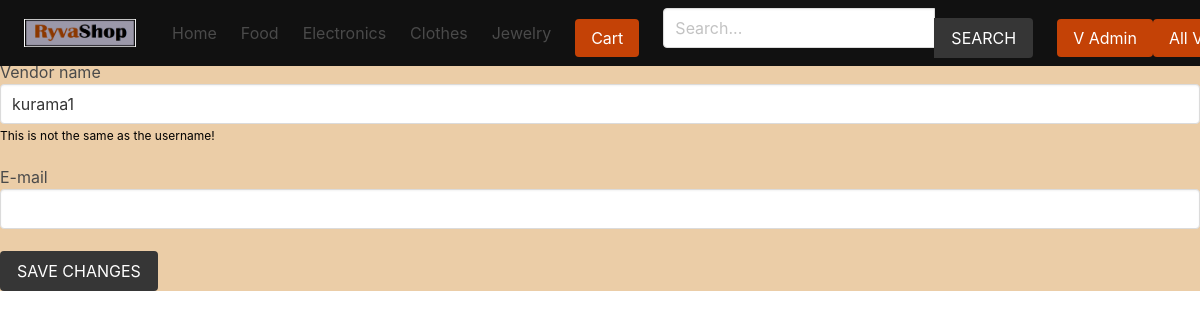
/vendor/edit-vendor/ (signed in), run on the app's committed database.
### product/models.py (models this page shows, shortened)
class Category(models.Model):
    title = models.CharField(max_length=50)
    slug = models.SlugField(max_length=55)
    ordering = models.IntegerField(default=0)
    class Meta:
        ordering = ['ordering']

### vendor/models.py (models this page shows, shortened)
class Vendor(models.Model):
    name = models.CharField(max_length=255)
    created_at = models.DateTimeField(auto_now_add=True)
    created_by = models.OneToOneField(User, related_name='vendor', on_delete=models.CASCADE)
    class Meta:
        ordering = ['name']

### vendor/views.py (the view, shortened to what this page needs)
# urls.py: path('edit-vendor/', views.edit_vendor, name="edit-vendor"),
@login_required
def edit_vendor(request):
    vendor = request.user.vendor
    return render(request, 'vendor/edit_vendor.html', {'vendor': vendor})

### cart/cart.py (called while the page is built)
    def __len__(self):
        return sum(item['quantity'] for item in self.cart.values())

### cart/context_processors.py (called while the page is built)
def cart(request):
    return {'cart': Cart(request)}

### product/context_processors.py (called while the page is built)
def menu_categories(request):
    categories = Category.objects.all()
    return {'categories': categories}

### templates/vendor/edit_vendor.html (shortened to what this page needs)
{% extends 'core/base.html' %}
{% block content %}
    <h1 class="title">Edit vendor</h1>
    <form method="post" action=".">
        <div class="field">
            <label>Vendor name</label>
            <div class="control">
                <input type="text" name="name" id="id_name" value="{{ vendor.name }}" class="input">
            </div>
            <p class="help">This is not the same as the username!</p>
        </div>
        <div class="field">
            <label>E-mail</label>
            <div class="control">
                <input type="email" name="email" id="id_email" value="{{ vendor.created_by.email }}" class="input">
            </div>
        </div>
        <div class="field">
            <div class="control">
                <button class="button is-dark is-uppercase">Save changes</button>
            </div>
        </div>
    </form>
{% endblock %}

### templates/core/base.html (shortened to what this page needs)
{% load static %}
<!DOCTYPE html>
<html lang="en">
<head>
    <link rel="stylesheet" href="https://cdn.jsdelivr.net/npm/bulma@0.9.2/css/bulma.min.css">
    <link rel="stylesheet" href="{% static 'css/main.css' %}">
</head>
<body>
    <div class="navContainer">
        <nav class="navbar navContainercolor" role="navigation" aria-label="main navigation">
            <div class="navbar-item">
                <a class="navbar-item" href="{% url 'core:home' %}">
                <img src="{% static 'logo.jpg' %}" width="112" height="28">
                </a>
            </div>
            <div id="navbarBasicExample" class="navbar-menu">
                <div class="navbar-start hoverTest">
                <a class="navbar-item" href="{% url 'core:home' %}">
                    Home
                </a>
                {% for category in categories %}
                    <a class="navbar-item" href="{% url 'product:category' category.slug %}">
                        {{category.title}}
                    </a>
                {% endfor %}
                </div>
                <div class="navbar-item">
                    <a href="{% url 'cart:cart' %}" class="button buttoncolor">Cart {% if cart %}({{cart|length}}){% endif %}</a>
                </div>
                <div class="navbar-start">
                    <div class="navbar-item">
                        <form method="get" action="{% url 'product:search' %}">
                            <div class="field has-addons">
                                <div class="control">
                                    <input type="search" name="query" id="" class="input" placeholder="Search...">
                                </div>
                                <div class="control">
                                    <button class="button is-dark is-uppercase">Search</button>
                                </div>
                            </div>
                        </form>
                    </div>
                </div>
                <div class="navbar-item">
                    {% if request.user.is_authenticated %}
                        <a class="button buttoncolor" href="{% url 'vendor:vendor-admin' %}">V Admin</a>
                    {% else %}
                        <a class="button buttoncolor" href="{% url 'vendor:become-vendor' %}">B Vendor</a>
                    {% endif %}
                    <br>
                    <a class="button buttoncolor" href="{% url 'vendor:vendors' %}">All Vendors</a>
                </div>
            </div>
            </nav>
    </div>
    <section class="">
        <div class="">
            {% block content %}{% endblock content %}
        </div>
    </section>
</body>
</html>

### core/static/css/main.css (style rules this page uses)
body { background-color: rgb(235, 205, 167); }
.navContainercolor { background-color:#111; color: #fff; }
.buttoncolor { background-color: #c44206; color: #fff; border:#000; }
.navContainer .navbar { align-items: center; width: 100%; position: fixed; }
.navbar-item img { position: relative; top: 0px; z-index: 0; animation-delay: 0.5s; }
h1 { color: #111; }
p { width: 280px; font-size: 23px; line-height: 1.4; color: #000000; margin: 20px 0; }
.button { width: fit-content; height: fit-content; margin-top: 10px; }

### data on the page
Category: title "Food"
Category: title "Electronics"
Category: title "Clothes"
Category: title "Jewelry"
Vendor: name "kurama1"
